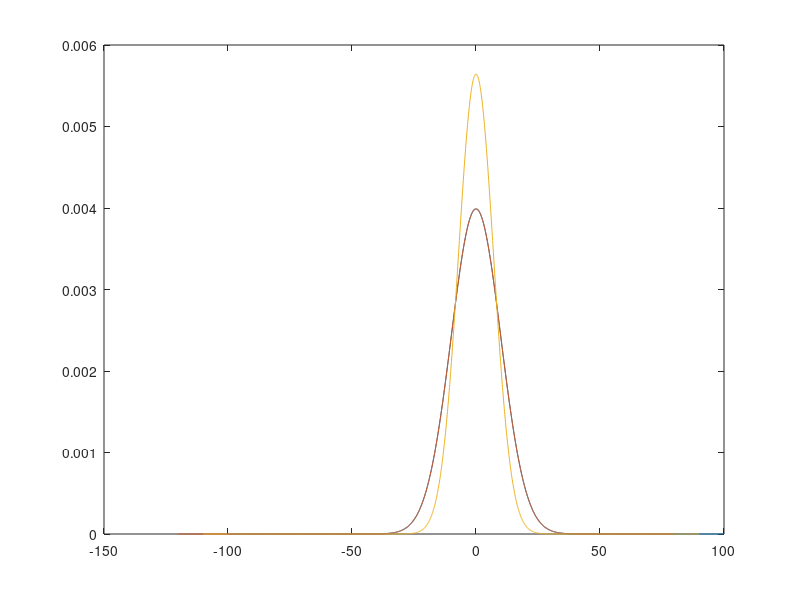

Write MATLAB code to recreate this figure.
close all
X = -100:0.1:100;
Y1 = normpdf(X,0,10);Y1 = Y1./sum(Y1);
Y2 = normpdf(X,20,10);Y2 = Y2./sum(Y2);

Y = Y1.*Y2;
Y = Y./sum(Y);

plot(X,Y1);
hold on
plot(X-20,Y2);
plot(X-10,Y);


